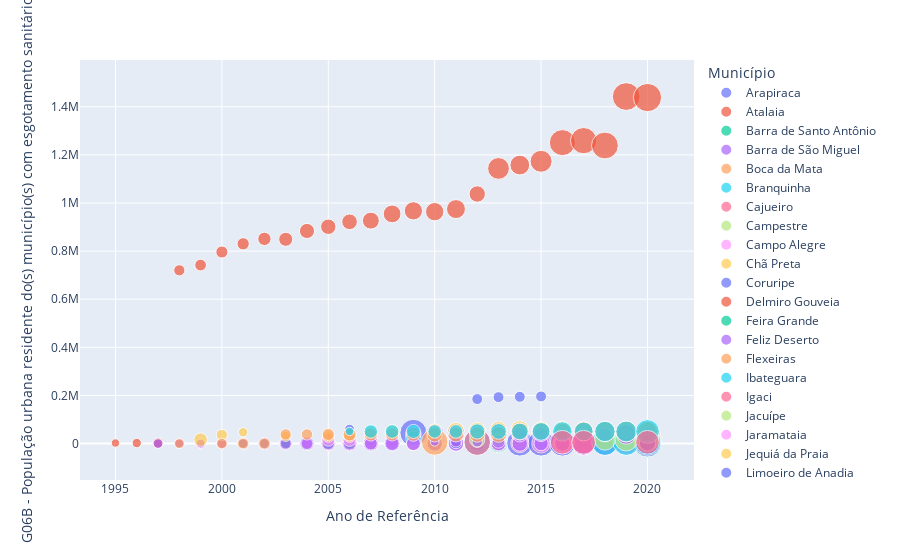

Notebook source saved alongside this figure:
### Code cell
px.scatter(data_frame = df_AL, x='Ano de Referência', y='G06B - População urbana residente do(s) município(s) com esgotamento sanitário', color = 'Município', size = 'IN004 - Tarifa média praticada', )

### Figure 1 — Plotly figure (JSON) as saved in the notebook; plotly's stock layout.template omitted (floating-point values rounded to 4 significant figures)
{"data": [{"hovertemplate": "Município=Arapiraca<br>Ano de Referência=%{x}<br>G06B - População urbana residente do(s) município(s) com esgotamento sanitário=%{y}<br>IN004 - Tarifa média praticada=%{marker.size}<extra></extra>", "legendgroup": "Arapiraca", "marker": {"color": "#636efa", "size": [0.93, 0.93, 0.93, 0.93], "sizemode": "area", "sizeref": 0.01567, "symbol": "circle"}, "mode": "markers", "name": "Arapiraca", "orientation": "v", "showlegend": true, "type": "scatter", "x": [2012, 2013, 2014, 2015], "xaxis": "x", "y": [184987, 193043, 194475, 195937], "yaxis": "y"}, {"hovertemplate": "Município=Atalaia<br>Ano de Referência=%{x}<br>G06B - População urbana residente do(s) município(s) com esgotamento sanitário=%{y}<br>IN004 - Tarifa média praticada=%{marker.size}<extra></extra>", "legendgroup": "Atalaia", "marker": {"color": "#EF553B", "size": [0.93, 0.81, 1.1, 0.55, 0.66, 0.69, 0.96, 0, 2.18], "sizemode": "area", "sizeref": 0.01567, "symbol": "circle"}, "mode": "markers", "name": "Atalaia", "orientation": "v", "showlegend": true, "type": "scatter", "x": [1999, 2000, 2001, 2002, 2003, 2004, 2006, 2007, 2020], "xaxis": "x", "y": [0, 0, 0, 0, 0, 0, 0, 0, 0], "yaxis": "y"}, {"hovertemplate": "Município=Barra de Santo Antônio<br>Ano de Referência=%{x}<br>G06B - População urbana residente do(s) município(s) com esgotamento sanitário=%{y}<br>IN004 - Tarifa média praticada=%{marker.size}<extra></extra>", "legendgroup": "Barra de Santo Antônio", "marker": {"color": "#00cc96", "size": [2.64], "sizemode": "area", "sizeref": 0.01567, "symbol": "circle"}, "mode": "markers", "name": "Barra de Santo Antônio", "orientation": "v", "showlegend": true, "type": "scatter", "x": [2013], "xaxis": "x", "y": [0], "yaxis": "y"}, {"hovertemplate": "Município=Barra de São Miguel<br>Ano de Referência=%{x}<br>G06B - População urbana residente do(s) município(s) com esgotamento sanitário=%{y}<br>IN004 - Tarifa média praticada=%{marker.size}<extra></extra>", "legendgroup": "Barra de São Miguel", "marker": {"color": "#ab63fa", "size": [2.64], "sizemode": "area", "sizeref": 0.01567, "symbol": "circle"}, "mode": "markers", "name": "Barra de São Miguel", "orientation": "v", "showlegend": true, "type": "scatter", "x": [2012], "xaxis": "x", "y": [6677], "yaxis": "y"}, {"hovertemplate": "Município=Boca da Mata<br>Ano de Referência=%{x}<br>G06B - População urbana residente do(s) município(s) com esgotamento sanitário=%{y}<br>IN004 - Tarifa média praticada=%{marker.size}<extra></extra>", "legendgroup": "Boca da Mata", "marker": {"color": "#FFA15A", "size": [0.67, 0.67, 0.09, 0.09, 0.09, 1.01, 1.4, 1.56, 1.64, 1.45, 1.52, 1.65, 1.42, 3.33, 3.76, 3.37, 3.42, 3.82, 3.42, 4.73], "sizemode": "area", "sizeref": 0.01567, "symbol": "circle"}, "mode": "markers", "name": "Boca da Mata", "orientation": "v", "showlegend": true, "type": "scatter", "x": [1999, 2000, 2001, 2002, 2003, 2004, 2005, 2006, 2007, 2009, 2010, 2012, 2013, 2014, 2015, 2016, 2017, 2018, 2019, 2020], "xaxis": "x", "y": [0, 0, 0, 0, 0, 0, 0, 0, 0, 0, 0, 0, 0, 0, 0, 0, 0, 0, 0, 0], "yaxis": "y"}, {"hovertemplate": "Município=Branquinha<br>Ano de Referência=%{x}<br>G06B - População urbana residente do(s) município(s) com esgotamento sanitário=%{y}<br>IN004 - Tarifa média praticada=%{marker.size}<extra></extra>", "legendgroup": "Branquinha", "marker": {"color": "#19d3f3", "size": [0.29, 0.16, 0.36, 0.38], "sizemode": "area", "sizeref": 0.01567, "symbol": "circle"}, "mode": "markers", "name": "Branquinha", "orientation": "v", "showlegend": true, "type": "scatter", "x": [2005, 2006, 2007, 2008], "xaxis": "x", "y": [0, 0, 0, 0], "yaxis": "y"}, {"hovertemplate": "Município=Cajueiro<br>Ano de Referência=%{x}<br>G06B - População urbana residente do(s) município(s) com esgotamento sanitário=%{y}<br>IN004 - Tarifa média praticada=%{marker.size}<extra></extra>", "legendgroup": "Cajueiro", "marker": {"color": "#FF6692", "size": [0.5, 0.77, 0.68, 0.61, 0.68, 0.77, 0.92, 0.99, 1.05, 1.05, 1.43, 1.43, 1.43, 1.43, 1.61, 2.01, 1.95, 2.64, 2.5, 2.64, 1.64, 1.45, 1.5, 1.65], "sizemode": "area", "sizeref": 0.01567, "symbol": "circle"}, "mode": "markers", "name": "Cajueiro", "orientation": "v", "showlegend": true, "type": "scatter", "x": [1997, 1998, 1999, 2000, 2001, 2002, 2003, 2004, 2005, 2006, 2007, 2008, 2009, 2010, 2011, 2012, 2013, 2014, 2015, 2016, 2017, 2018, 2019, 2020], "xaxis": "x", "y": [0, 0, 0, 0, 0, 0, 0, 0, 0, 14255, 16024, 16498, 16622, 16484, 16574, 16659, 17349, 17172, 17248, 17319, 17386, 17118, 17175, 17229], "yaxis": "y"}, {"hovertemplate": "Município=Campestre<br>Ano de Referência=%{x}<br>G06B - População urbana residente do(s) município(s) com esgotamento sanitário=%{y}<br>IN004 - Tarifa média praticada=%{marker.size}<extra></extra>", "legendgroup": "Campestre", "marker": {"color": "#B6E880", "size": [1.65, 1.65, 1.65, 0], "sizemode": "area", "sizeref": 0.01567, "symbol": "circle"}, "mode": "markers", "name": "Campestre", "orientation": "v", "showlegend": true, "type": "scatter", "x": [2016, 2017, 2018, 2020], "xaxis": "x", "y": [5879, 5898, 5809, 5839], "yaxis": "y"}, {"hovertemplate": "Município=Campo Alegre<br>Ano de Referência=%{x}<br>G06B - População urbana residente do(s) município(s) com esgotamento sanitário=%{y}<br>IN004 - Tarifa média praticada=%{marker.size}<extra></extra>", "legendgroup": "Campo Alegre", "marker": {"color": "#FF97FF", "size": [0, 0, 0, 0, 0, 0, 1.24, 0.7, 0.91, 0.98, 0.89], "sizemode": "area", "sizeref": 0.01567, "symbol": "circle"}, "mode": "markers", "name": "Campo Alegre", "orientation": "v", "showlegend": true, "type": "scatter", "x": [2009, 2010, 2011, 2012, 2013, 2014, 2016, 2017, 2018, 2019, 2020], "xaxis": "x", "y": [19375, 22161, 22496, 22820, 24056, 24341, 24861, 25097, 24674, 24885, 25092], "yaxis": "y"}, {"hovertemplate": "Município=Chã Preta<br>Ano de Referência=%{x}<br>G06B - População urbana residente do(s) município(s) com esgotamento sanitário=%{y}<br>IN004 - Tarifa média praticada=%{marker.size}<extra></extra>", "legendgroup": "Chã Preta", "marker": {"color": "#FECB52", "size": [0.89, 0.48, 0.43, 0.52, 0.5, 5.75], "sizemode": "area", "sizeref": 0.01567, "symbol": "circle"}, "mode": "markers", "name": "Chã Preta", "orientation": "v", "showlegend": true, "type": "scatter", "x": [2005, 2006, 2007, 2010, 2011, 2020], "xaxis": "x", "y": [25092, 25092, 25092, 25092, 25092, 25092], "yaxis": "y"}, {"hovertemplate": "Município=Coruripe<br>Ano de Referência=%{x}<br>G06B - População urbana residente do(s) município(s) com esgotamento sanitário=%{y}<br>IN004 - Tarifa média praticada=%{marker.size}<extra></extra>", "legendgroup": "Coruripe", "marker": {"color": "#636efa", "size": [5.75, 0.42, 0.55, 0.53, 0.65, 0.89, 0.58, 0.58, 0.54, 0.51, 0.48], "sizemode": "area", "sizeref": 0.01567, "symbol": "circle"}, "mode": "markers", "name": "Coruripe", "orientation": "v", "showlegend": true, "type": "scatter", "x": [2009, 2011, 2012, 2013, 2014, 2015, 2016, 2017, 2018, 2019, 2020], "xaxis": "x", "y": [44639, 46561, 47009, 49150, 49596, 50018, 50414, 50784, 49957, 50285, 50604], "yaxis": "y"}, {"hovertemplate": "Município=Delmiro Gouveia<br>Ano de Referência=%{x}<br>G06B - População urbana residente do(s) município(s) com esgotamento sanitário=%{y}<br>IN004 - Tarifa média praticada=%{marker.size}<extra></extra>", "legendgroup": "Delmiro Gouveia", "marker": {"color": "#EF553B", "size": [0.48, 0.48, 0.48, 0.48, 0.48, 0.48, 0.48], "sizemode": "area", "sizeref": 0.01567, "symbol": "circle"}, "mode": "markers", "name": "Delmiro Gouveia", "orientation": "v", "showlegend": true, "type": "scatter", "x": [2010, 2011, 2012, 2013, 2014, 2015, 2020], "xaxis": "x", "y": [34854, 35142, 35419, 36958, 37211, 37681, 37873], "yaxis": "y"}, {"hovertemplate": "Município=Feira Grande<br>Ano de Referência=%{x}<br>G06B - População urbana residente do(s) município(s) com esgotamento sanitário=%{y}<br>IN004 - Tarifa média praticada=%{marker.size}<extra></extra>", "legendgroup": "Feira Grande", "marker": {"color": "#00cc96", "size": [0.5], "sizemode": "area", "sizeref": 0.01567, "symbol": "circle"}, "mode": "markers", "name": "Feira Grande", "orientation": "v", "showlegend": true, "type": "scatter", "x": [2020], "xaxis": "x", "y": [3559], "yaxis": "y"}, {"hovertemplate": "Município=Feliz Deserto<br>Ano de Referência=%{x}<br>G06B - População urbana residente do(s) município(s) com esgotamento sanitário=%{y}<br>IN004 - Tarifa média praticada=%{marker.size}<extra></extra>", "legendgroup": "Feliz Deserto", "marker": {"color": "#ab63fa", "size": [1.52, 1.52, 1.52], "sizemode": "area", "sizeref": 0.01567, "symbol": "circle"}, "mode": "markers", "name": "Feliz Deserto", "orientation": "v", "showlegend": true, "type": "scatter", "x": [2012, 2019, 2020], "xaxis": "x", "y": [3591, 3591, 3591], "yaxis": "y"}, {"hovertemplate": "Município=Flexeiras<br>Ano de Referência=%{x}<br>G06B - População urbana residente do(s) município(s) com esgotamento sanitário=%{y}<br>IN004 - Tarifa média praticada=%{marker.size}<extra></extra>", "legendgroup": "Flexeiras", "marker": {"color": "#FFA15A", "size": [1.52, 1.52], "sizemode": "area", "sizeref": 0.01567, "symbol": "circle"}, "mode": "markers", "name": "Flexeiras", "orientation": "v", "showlegend": true, "type": "scatter", "x": [2014, 2020], "xaxis": "x", "y": [8385, 8331], "yaxis": "y"}, {"hovertemplate": "Município=Ibateguara<br>Ano de Referência=%{x}<br>G06B - População urbana residente do(s) município(s) com esgotamento sanitário=%{y}<br>IN004 - Tarifa média praticada=%{marker.size}<extra></extra>", "legendgroup": "Ibateguara", "marker": {"color": "#19d3f3", "size": [1.52], "sizemode": "area", "sizeref": 0.01567, "symbol": "circle"}, "mode": "markers", "name": "Ibateguara", "orientation": "v", "showlegend": true, "type": "scatter", "x": [2020], "xaxis": "x", "y": [9630], "yaxis": "y"}, {"hovertemplate": "Município=Igaci<br>Ano de Referência=%{x}<br>G06B - População urbana residente do(s) município(s) com esgotamento sanitário=%{y}<br>IN004 - Tarifa média praticada=%{marker.size}<extra></extra>", "legendgroup": "Igaci", "marker": {"color": "#FF6692", "size": [1.52], "sizemode": "area", "sizeref": 0.01567, "symbol": "circle"}, "mode": "markers", "name": "Igaci", "orientation": "v", "showlegend": true, "type": "scatter", "x": [2020], "xaxis": "x", "y": [6288], "yaxis": "y"}, {"hovertemplate": "Município=Jacuípe<br>Ano de Referência=%{x}<br>G06B - População urbana residente do(s) município(s) com esgotamento sanitário=%{y}<br>IN004 - Tarifa média praticada=%{marker.size}<extra></extra>", "legendgroup": "Jacuípe", "marker": {"color": "#B6E880", "size": [1.52], "sizemode": "area", "sizeref": 0.01567, "symbol": "circle"}, "mode": "markers", "name": "Jacuípe", "orientation": "v", "showlegend": true, "type": "scatter", "x": [2011], "xaxis": "x", "y": [4340], "yaxis": "y"}, {"hovertemplate": "Município=Jaramataia<br>Ano de Referência=%{x}<br>G06B - População urbana residente do(s) município(s) com esgotamento sanitário=%{y}<br>IN004 - Tarifa média praticada=%{marker.size}<extra></extra>", "legendgroup": "Jaramataia", "marker": {"color": "#FF97FF", "size": [1.52, 1.52], "sizemode": "area", "sizeref": 0.01567, "symbol": "circle"}, "mode": "markers", "name": "Jaramataia", "orientation": "v", "showlegend": true, "type": "scatter", "x": [2018, 2019], "xaxis": "x", "y": [2933, 3024], "yaxis": "y"}, {"hovertemplate": "Município=Jequiá da Praia<br>Ano de Referência=%{x}<br>G06B - População urbana residente do(s) município(s) com esgotamento sanitário=%{y}<br>IN004 - Tarifa média praticada=%{marker.size}<extra></extra>", "legendgroup": "Jequiá da Praia", "marker": {"color": "#FECB52", "size": [0.48, 0.65, 0.51, 0.51, 2.28], "sizemode": "area", "sizeref": 0.01567, "symbol": "circle"}, "mode": "markers", "name": "Jequiá da Praia", "orientation": "v", "showlegend": true, "type": "scatter", "x": [2012, 2013, 2014, 2016, 2020], "xaxis": "x", "y": [3024, 3024, 3024, 3024, 3024], "yaxis": "y"}, {"hovertemplate": "Município=Limoeiro de Anadia<br>Ano de Referência=%{x}<br>G06B - População urbana residente do(s) município(s) com esgotamento sanitário=%{y}<br>IN004 - Tarifa média praticada=%{marker.size}<extra></extra>", "legendgroup": "Limoeiro de Anadia", "marker": {"color": "#636efa", "size": [0.17, 0.15, 5.39, 5.39, 5.39], "sizemode": "area", "sizeref": 0.01567, "symbol": "circle"}, "mode": "markers", "name": "Limoeiro de Anadia", "orientation": "v", "showlegend": true, "type": "scatter", "x": [2009, 2010, 2014, 2015, 2016], "xaxis": "x", "y": [3024, 2246, 2246, 2246, 2246], "yaxis": "y"}, {"hovertemplate": "Município=Maceió<br>Ano de Referência=%{x}<br>G06B - População urbana residente do(s) município(s) com esgotamento sanitário=%{y}<br>IN004 - Tarifa média praticada=%{marker.size}<extra></extra>", "legendgroup": "Maceió", "marker": {"color": "#EF553B", "size": [0.57, 0.68, 0.88, 0.98, 1.08, 1.15, 1.18, 1.4, 1.55, 1.8, 1.86, 1.91, 2.25, 2.48, 2.62, 2.65, 2.82, 2.11, 3.71, 3.07, 3.78, 5.32, 5.41, 5.63, 6.05, 6.27], "sizemode": "area", "sizeref": 0.01567, "symbol": "circle"}, "mode": "markers", "name": "Maceió", "orientation": "v", "showlegend": true, "type": "scatter", "x": [1995, 1996, 1997, 1998, 1999, 2000, 2001, 2002, 2003, 2004, 2005, 2006, 2007, 2008, 2009, 2010, 2011, 2012, 2013, 2014, 2015, 2016, 2017, 2018, 2019, 2020], "xaxis": "x", "y": [2246, 2246, 2246, 720222, 742026, 796234, 830426, 850895, 849106, 883684, 901249, 921812, 926655, 954752, 967473, 963943, 974776, 1037395, 1143687, 1157776, 1173421, 1250978, 1259291, 1238997, 1442610, 1438282], "yaxis": "y"}, {"hovertemplate": "Município=Mar Vermelho<br>Ano de Referência=%{x}<br>G06B - População urbana residente do(s) município(s) com esgotamento sanitário=%{y}<br>IN004 - Tarifa média praticada=%{marker.size}<extra></extra>", "legendgroup": "Mar Vermelho", "marker": {"color": "#00cc96", "size": [6.27], "sizemode": "area", "sizeref": 0.01567, "symbol": "circle"}, "mode": "markers", "name": "Mar Vermelho", "orientation": "v", "showlegend": true, "type": "scatter", "x": [2020], "xaxis": "x", "y": [1567], "yaxis": "y"}, {"hovertemplate": "Município=Marechal Deodoro<br>Ano de Referência=%{x}<br>G06B - População urbana residente do(s) município(s) com esgotamento sanitário=%{y}<br>IN004 - Tarifa média praticada=%{marker.size}<extra></extra>", "legendgroup": "Marechal Deodoro", "marker": {"color": "#ab63fa", "size": [0.72, 0.8, 0.85, 0.89, 1.25, 1.32, 1.6, 1.68, 1.77, 1.84, 1.92, 1.92, 2.49, 2.49, 2.57, 2.51, 2.75, 2.93, 2.5, 2.69, 2.32, 1.83], "sizemode": "area", "sizeref": 0.01567, "symbol": "circle"}, "mode": "markers", "name": "Marechal Deodoro", "orientation": "v", "showlegend": true, "type": "scatter", "x": [1997, 1998, 1999, 2000, 2002, 2003, 2004, 2005, 2006, 2007, 2008, 2009, 2010, 2011, 2012, 2013, 2014, 2015, 2017, 2018, 2019, 2020], "xaxis": "x", "y": [0, 0, 0, 0, 0, 0, 0, 0, 0, 0, 0, 39644, 43392, 44125, 44833, 47050, 47672, 48257, 49322, 48476, 48983, 49435], "yaxis": "y"}, {"hovertemplate": "Município=Messias<br>Ano de Referência=%{x}<br>G06B - População urbana residente do(s) município(s) com esgotamento sanitário=%{y}<br>IN004 - Tarifa média praticada=%{marker.size}<extra></extra>", "legendgroup": "Messias", "marker": {"color": "#FFA15A", "size": [1.83, 1.83, 1.83], "sizemode": "area", "sizeref": 0.01567, "symbol": "circle"}, "mode": "markers", "name": "Messias", "orientation": "v", "showlegend": true, "type": "scatter", "x": [2012, 2013, 2014], "xaxis": "x", "y": [14818, 15562, 15780], "yaxis": "y"}, {"hovertemplate": "Município=Murici<br>Ano de Referência=%{x}<br>G06B - População urbana residente do(s) município(s) com esgotamento sanitário=%{y}<br>IN004 - Tarifa média praticada=%{marker.size}<extra></extra>", "legendgroup": "Murici", "marker": {"color": "#19d3f3", "size": [1.83], "sizemode": "area", "sizeref": 0.01567, "symbol": "circle"}, "mode": "markers", "name": "Murici", "orientation": "v", "showlegend": true, "type": "scatter", "x": [2009], "xaxis": "x", "y": [21605], "yaxis": "y"}, {"hovertemplate": "Município=Novo Lino<br>Ano de Referência=%{x}<br>G06B - População urbana residente do(s) município(s) com esgotamento sanitário=%{y}<br>IN004 - Tarifa média praticada=%{marker.size}<extra></extra>", "legendgroup": "Novo Lino", "marker": {"color": "#FF6692", "size": [1.83], "sizemode": "area", "sizeref": 0.01567, "symbol": "circle"}, "mode": "markers", "name": "Novo Lino", "orientation": "v", "showlegend": true, "type": "scatter", "x": [2018], "xaxis": "x", "y": [7665], "yaxis": "y"}, {"hovertemplate": "Município=Olho d Água do Casado<br>Ano de Referência=%{x}<br>G06B - População urbana residente do(s) município(s) com esgotamento sanitário=%{y}<br>IN004 - Tarifa média praticada=%{marker.size}<extra></extra>", "legendgroup": "Olho d Água do Casado", "marker": {"color": "#B6E880", "size": [1.83], "sizemode": "area", "sizeref": 0.01567, "symbol": "circle"}, "mode": "markers", "name": "Olho d Água do Casado", "orientation": "v", "showlegend": true, "type": "scatter", "x": [2020], "xaxis": "x", "y": [4478], "yaxis": "y"}, {"hovertemplate": "Município=Penedo<br>Ano de Referência=%{x}<br>G06B - População urbana residente do(s) município(s) com esgotamento sanitário=%{y}<br>IN004 - Tarifa média praticada=%{marker.size}<extra></extra>", "legendgroup": "Penedo", "marker": {"color": "#FF97FF", "size": [0.6, 0.59, 0.62, 0.7, 0.8, 0.87, 0.98, 1.04, 1.21, 1.23, 1.42, 1.37, 1.5, 1.44, 2.09, 2.59, 2.79, 2.95, 4.39, 4.61, 4.28, 3.96], "sizemode": "area", "sizeref": 0.01567, "symbol": "circle"}, "mode": "markers", "name": "Penedo", "orientation": "v", "showlegend": true, "type": "scatter", "x": [1999, 2000, 2001, 2002, 2003, 2004, 2005, 2006, 2007, 2008, 2009, 2010, 2011, 2012, 2013, 2014, 2015, 2016, 2017, 2018, 2019, 2020], "xaxis": "x", "y": [0, 0, 0, 0, 0, 0, 0, 0, 0, 0, 0, 0, 0, 0, 0, 0, 0, 0, 0, 0, 0, 0], "yaxis": "y"}, {"hovertemplate": "Município=Piaçabuçu<br>Ano de Referência=%{x}<br>G06B - População urbana residente do(s) município(s) com esgotamento sanitário=%{y}<br>IN004 - Tarifa média praticada=%{marker.size}<extra></extra>", "legendgroup": "Piaçabuçu", "marker": {"color": "#FECB52", "size": [3.96], "sizemode": "area", "sizeref": 0.01567, "symbol": "circle"}, "mode": "markers", "name": "Piaçabuçu", "orientation": "v", "showlegend": true, "type": "scatter", "x": [2020], "xaxis": "x", "y": [10827], "yaxis": "y"}, {"hovertemplate": "Município=Pilar<br>Ano de Referência=%{x}<br>G06B - População urbana residente do(s) município(s) com esgotamento sanitário=%{y}<br>IN004 - Tarifa média praticada=%{marker.size}<extra></extra>", "legendgroup": "Pilar", "marker": {"color": "#636efa", "size": [0.47, 0.47, 0.82, 0.82, 1.48], "sizemode": "area", "sizeref": 0.01567, "symbol": "circle"}, "mode": "markers", "name": "Pilar", "orientation": "v", "showlegend": true, "type": "scatter", "x": [2012, 2013, 2014, 2015, 2020], "xaxis": "x", "y": [10827, 10827, 33566, 33701, 33622], "yaxis": "y"}, {"hovertemplate": "Município=Porto Calvo<br>Ano de Referência=%{x}<br>G06B - População urbana residente do(s) município(s) com esgotamento sanitário=%{y}<br>IN004 - Tarifa média praticada=%{marker.size}<extra></extra>", "legendgroup": "Porto Calvo", "marker": {"color": "#EF553B", "size": [1.48, 1.48, 1.48, 1.48], "sizemode": "area", "sizeref": 0.01567, "symbol": "circle"}, "mode": "markers", "name": "Porto Calvo", "orientation": "v", "showlegend": true, "type": "scatter", "x": [2017, 2018, 2019, 2020], "xaxis": "x", "y": [33622, 33622, 33622, 33622], "yaxis": "y"}, {"hovertemplate": "Município=Porto Real do Colégio<br>Ano de Referência=%{x}<br>G06B - População urbana residente do(s) município(s) com esgotamento sanitário=%{y}<br>IN004 - Tarifa média praticada=%{marker.size}<extra></extra>", "legendgroup": "Porto Real do Colégio", "marker": {"color": "#00cc96", "size": [0.65, 0.72, 0.75, 0.98, 0.96, 0.96], "sizemode": "area", "sizeref": 0.01567, "symbol": "circle"}, "mode": "markers", "name": "Porto Real do Colégio", "orientation": "v", "showlegend": true, "type": "scatter", "x": [2001, 2002, 2003, 2005, 2006, 2010], "xaxis": "x", "y": [0, 0, 0, 0, 0, 6606], "yaxis": "y"}, {"hovertemplate": "Município=Pão de Açúcar<br>Ano de Referência=%{x}<br>G06B - População urbana residente do(s) município(s) com esgotamento sanitário=%{y}<br>IN004 - Tarifa média praticada=%{marker.size}<extra></extra>", "legendgroup": "Pão de Açúcar", "marker": {"color": "#ab63fa", "size": [0.53, 0.6, 0.73, 0.74, 0.78, 1.04, 1.15, 1.27, 1.36, 1.34, 1.57, 1.57, 1.86, 1.9, 1.78, 1.67, 1.85, 1.6, 1.89, 4.22, 4.56, 5.53], "sizemode": "area", "sizeref": 0.01567, "symbol": "circle"}, "mode": "markers", "name": "Pão de Açúcar", "orientation": "v", "showlegend": true, "type": "scatter", "x": [1998, 1999, 2000, 2001, 2002, 2003, 2004, 2005, 2006, 2007, 2008, 2009, 2010, 2011, 2012, 2013, 2014, 2015, 2016, 2017, 2018, 2020], "xaxis": "x", "y": [0, 0, 0, 0, 0, 0, 0, 0, 0, 0, 0, 0, 0, 0, 0, 0, 0, 0, 0, 0, 0, 0], "yaxis": "y"}, {"hovertemplate": "Município=Quebrangulo<br>Ano de Referência=%{x}<br>G06B - População urbana residente do(s) município(s) com esgotamento sanitário=%{y}<br>IN004 - Tarifa média praticada=%{marker.size}<extra></extra>", "legendgroup": "Quebrangulo", "marker": {"color": "#FFA15A", "size": [5.53], "sizemode": "area", "sizeref": 0.01567, "symbol": "circle"}, "mode": "markers", "name": "Quebrangulo", "orientation": "v", "showlegend": true, "type": "scatter", "x": [2010], "xaxis": "x", "y": [6474], "yaxis": "y"}, {"hovertemplate": "Município=Roteiro<br>Ano de Referência=%{x}<br>G06B - População urbana residente do(s) município(s) com esgotamento sanitário=%{y}<br>IN004 - Tarifa média praticada=%{marker.size}<extra></extra>", "legendgroup": "Roteiro", "marker": {"color": "#19d3f3", "size": [5.53, 5.53, 5.53, 5.53], "sizemode": "area", "sizeref": 0.01567, "symbol": "circle"}, "mode": "markers", "name": "Roteiro", "orientation": "v", "showlegend": true, "type": "scatter", "x": [2012, 2018, 2019, 2020], "xaxis": "x", "y": [5787, 5851, 5837, 5824], "yaxis": "y"}, {"hovertemplate": "Município=Santana do Mundaú<br>Ano de Referência=%{x}<br>G06B - População urbana residente do(s) município(s) com esgotamento sanitário=%{y}<br>IN004 - Tarifa média praticada=%{marker.size}<extra></extra>", "legendgroup": "Santana do Mundaú", "marker": {"color": "#FF6692", "size": [5.53, 0, 0, 0, 0], "sizemode": "area", "sizeref": 0.01567, "symbol": "circle"}, "mode": "markers", "name": "Santana do Mundaú", "orientation": "v", "showlegend": true, "type": "scatter", "x": [2012, 2013, 2014, 2015, 2020], "xaxis": "x", "y": [5824, 5824, 5824, 5824, 5517], "yaxis": "y"}, {"hovertemplate": "Município=São José da Laje<br>Ano de Referência=%{x}<br>G06B - População urbana residente do(s) município(s) com esgotamento sanitário=%{y}<br>IN004 - Tarifa média praticada=%{marker.size}<extra></extra>", "legendgroup": "São José da Laje", "marker": {"color": "#B6E880", "size": [1.8, 1.28, 3.47, 4.01, 3.92], "sizemode": "area", "sizeref": 0.01567, "symbol": "circle"}, "mode": "markers", "name": "São José da Laje", "orientation": "v", "showlegend": true, "type": "scatter", "x": [2012, 2013, 2018, 2019, 2020], "xaxis": "x", "y": [15540, 16179, 16179, 16179, 16179], "yaxis": "y"}, {"hovertemplate": "Município=São Luís do Quitunde<br>Ano de Referência=%{x}<br>G06B - População urbana residente do(s) município(s) com esgotamento sanitário=%{y}<br>IN004 - Tarifa média praticada=%{marker.size}<extra></extra>", "legendgroup": "São Luís do Quitunde", "marker": {"color": "#FF97FF", "size": [1.35, 1.43], "sizemode": "area", "sizeref": 0.01567, "symbol": "circle"}, "mode": "markers", "name": "São Luís do Quitunde", "orientation": "v", "showlegend": true, "type": "scatter", "x": [2005, 2006], "xaxis": "x", "y": [16179, 16179], "yaxis": "y"}, {"hovertemplate": "Município=São Miguel dos Campos<br>Ano de Referência=%{x}<br>G06B - População urbana residente do(s) município(s) com esgotamento sanitário=%{y}<br>IN004 - Tarifa média praticada=%{marker.size}<extra></extra>", "legendgroup": "São Miguel dos Campos", "marker": {"color": "#FECB52", "size": [1.43, 0.99, 0.69, 0.81, 1.07, 1.13, 1.36, 1.61, 1.61, 2.1, 2.09, 2.15, 2.55, 2.11, 2.18, 2.13, 2.1, 2.05, 2.04], "sizemode": "area", "sizeref": 0.01567, "symbol": "circle"}, "mode": "markers", "name": "São Miguel dos Campos", "orientation": "v", "showlegend": true, "type": "scatter", "x": [1999, 2000, 2001, 2003, 2005, 2006, 2007, 2008, 2010, 2011, 2012, 2013, 2014, 2015, 2016, 2017, 2018, 2019, 2020], "xaxis": "x", "y": [16179, 35801, 47079, 29653, 29794, 29843, 46708, 48157, 52566, 53419, 54244, 56900, 57625, 58308, 58949, 59549, 58536, 58994, 59520], "yaxis": "y"}, {"hovertemplate": "Município=São Miguel dos Milagres<br>Ano de Referência=%{x}<br>G06B - População urbana residente do(s) município(s) com esgotamento sanitário=%{y}<br>IN004 - Tarifa média praticada=%{marker.size}<extra></extra>", "legendgroup": "São Miguel dos Milagres", "marker": {"color": "#636efa", "size": [0.76, 1.04, 2.11], "sizemode": "area", "sizeref": 0.01567, "symbol": "circle"}, "mode": "markers", "name": "São Miguel dos Milagres", "orientation": "v", "showlegend": true, "type": "scatter", "x": [2006, 2011, 2020], "xaxis": "x", "y": [59520, 2293, 2293], "yaxis": "y"}, {"hovertemplate": "Município=Tanque d Arca<br>Ano de Referência=%{x}<br>G06B - População urbana residente do(s) município(s) com esgotamento sanitário=%{y}<br>IN004 - Tarifa média praticada=%{marker.size}<extra></extra>", "legendgroup": "Tanque d Arca", "marker": {"color": "#EF553B", "size": [0], "sizemode": "area", "sizeref": 0.01567, "symbol": "circle"}, "mode": "markers", "name": "Tanque d Arca", "orientation": "v", "showlegend": true, "type": "scatter", "x": [2020], "xaxis": "x", "y": [2293], "yaxis": "y"}, {"hovertemplate": "Município=Taquarana<br>Ano de Referência=%{x}<br>G06B - População urbana residente do(s) município(s) com esgotamento sanitário=%{y}<br>IN004 - Tarifa média praticada=%{marker.size}<extra></extra>", "legendgroup": "Taquarana", "marker": {"color": "#00cc96", "size": [0, 0, 0], "sizemode": "area", "sizeref": 0.01567, "symbol": "circle"}, "mode": "markers", "name": "Taquarana", "orientation": "v", "showlegend": true, "type": "scatter", "x": [2016, 2017, 2018], "xaxis": "x", "y": [7728, 7770, 7647], "yaxis": "y"}, {"hovertemplate": "Município=Teotônio Vilela<br>Ano de Referência=%{x}<br>G06B - População urbana residente do(s) município(s) com esgotamento sanitário=%{y}<br>IN004 - Tarifa média praticada=%{marker.size}<extra></extra>", "legendgroup": "Teotônio Vilela", "marker": {"color": "#ab63fa", "size": [0.59, 0.86, 0.86, 1.29, 1.69, 1.57, 1.06, 1.11, 1.41, 2.92, 1.49], "sizemode": "area", "sizeref": 0.01567, "symbol": "circle"}, "mode": "markers", "name": "Teotônio Vilela", "orientation": "v", "showlegend": true, "type": "scatter", "x": [2010, 2011, 2012, 2013, 2014, 2015, 2016, 2017, 2018, 2019, 2020], "xaxis": "x", "y": [7647, 7647, 7647, 7647, 37104, 37335, 37552, 37755, 37159, 37335, 37507], "yaxis": "y"}, {"hovertemplate": "Município=União dos Palmares<br>Ano de Referência=%{x}<br>G06B - População urbana residente do(s) município(s) com esgotamento sanitário=%{y}<br>IN004 - Tarifa média praticada=%{marker.size}<extra></extra>", "legendgroup": "União dos Palmares", "marker": {"color": "#FFA15A", "size": [0.79, 0.92, 0.96, 1.03, 0.99, 1, 1.15, 1.34, 1.38, 1.37, 1.48, 1.8, 1.81, 1.9, 1.98, 2.4, 2.36, 2.21, 2.89, 3.27, 3.45, 3.22], "sizemode": "area", "sizeref": 0.01567, "symbol": "circle"}, "mode": "markers", "name": "União dos Palmares", "orientation": "v", "showlegend": true, "type": "scatter", "x": [1998, 2000, 2001, 2002, 2003, 2004, 2005, 2006, 2007, 2008, 2009, 2010, 2011, 2012, 2013, 2014, 2015, 2016, 2017, 2018, 2019, 2020], "xaxis": "x", "y": [0, 0, 0, 0, 38107, 38107, 38107, 38107, 38107, 38107, 38107, 38107, 38107, 38107, 38107, 50254, 50447, 50629, 50799, 50022, 50137, 50274], "yaxis": "y"}, {"hovertemplate": "Município=Viçosa<br>Ano de Referência=%{x}<br>G06B - População urbana residente do(s) município(s) com esgotamento sanitário=%{y}<br>IN004 - Tarifa média praticada=%{marker.size}<extra></extra>", "legendgroup": "Viçosa", "marker": {"color": "#19d3f3", "size": [0.57, 1.43, 1.45, 1.56, 1.43, 1.45, 1.82, 1.92, 2.16, 2.49, 2.99, 2.79, 3.29, 3.39, 4.42], "sizemode": "area", "sizeref": 0.01567, "symbol": "circle"}, "mode": "markers", "name": "Viçosa", "orientation": "v", "showlegend": true, "type": "scatter", "x": [2006, 2007, 2008, 2009, 2010, 2011, 2012, 2013, 2014, 2015, 2016, 2017, 2018, 2019, 2020], "xaxis": "x", "y": [50274, 50274, 50274, 50274, 50274, 50274, 50274, 50274, 50274, 50274, 50274, 50274, 50274, 50274, 50274], "yaxis": "y"}, {"hovertemplate": "Município=Água Branca<br>Ano de Referência=%{x}<br>G06B - População urbana residente do(s) município(s) com esgotamento sanitário=%{y}<br>IN004 - Tarifa média praticada=%{marker.size}<extra></extra>", "legendgroup": "Água Branca", "marker": {"color": "#FF6692", "size": [4.42, 4.42, 4.42], "sizemode": "area", "sizeref": 0.01567, "symbol": "circle"}, "mode": "markers", "name": "Água Branca", "orientation": "v", "showlegend": true, "type": "scatter", "x": [2016, 2017, 2020], "xaxis": "x", "y": [5376, 5388, 5326], "yaxis": "y"}], "layout": {"autosize": true, "legend": {"itemsizing": "constant", "title": {"text": "Município"}, "tracegroupgap": 0}, "margin": {"t": 60}, "xaxis": {"anchor": "y", "autorange": true, "domain": [0, 1], "range": [1993.0, 2022.0], "title": {"text": "Ano de Referência"}, "type": "linear"}, "yaxis": {"anchor": "x", "autorange": true, "domain": [0, 1], "range": [-230300.0, 1672000.0], "title": {"text": "G06B - População urbana residente do(s) município(s) com esgotamento sanitário"}, "type": "linear"}}}
